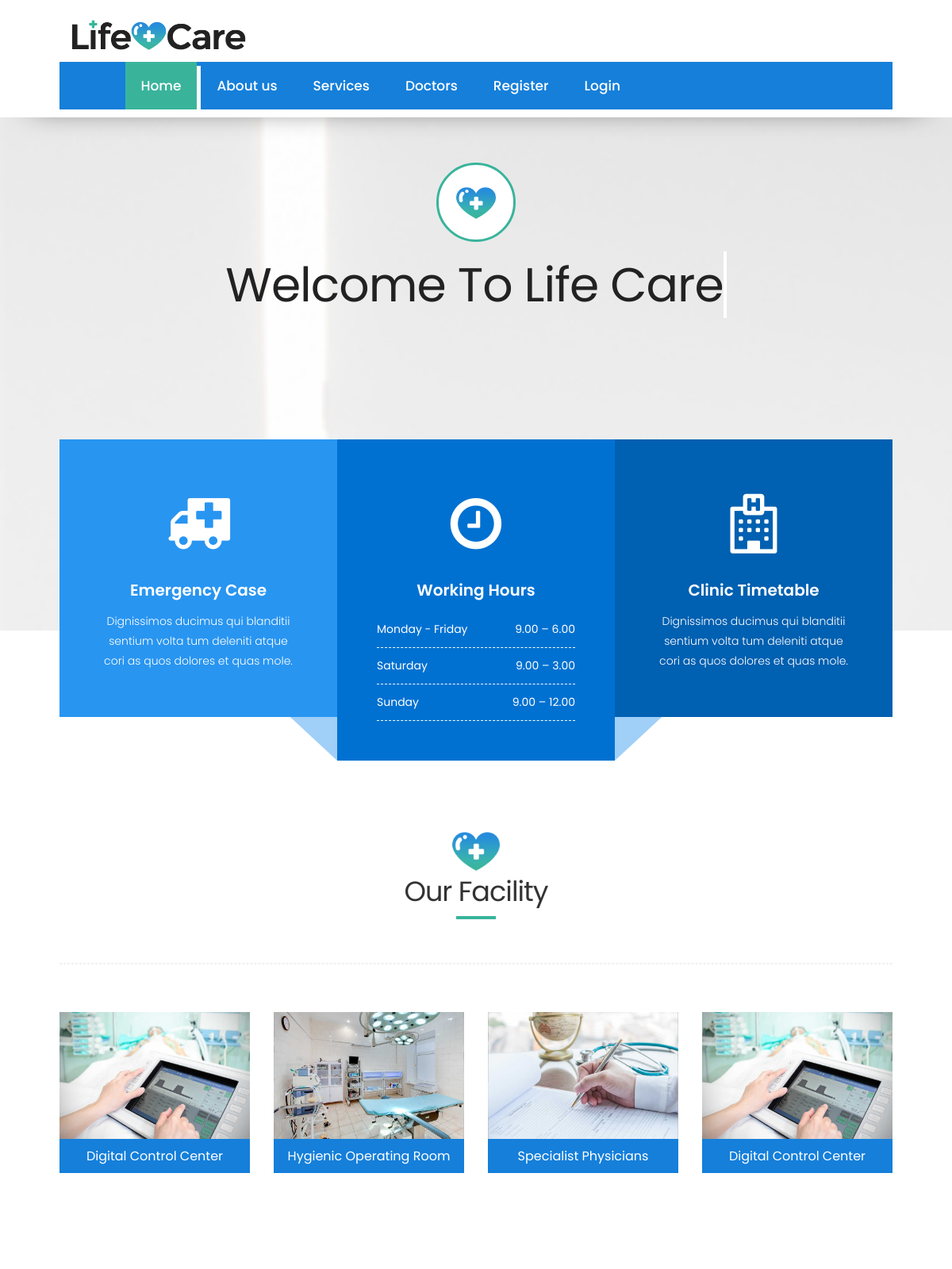
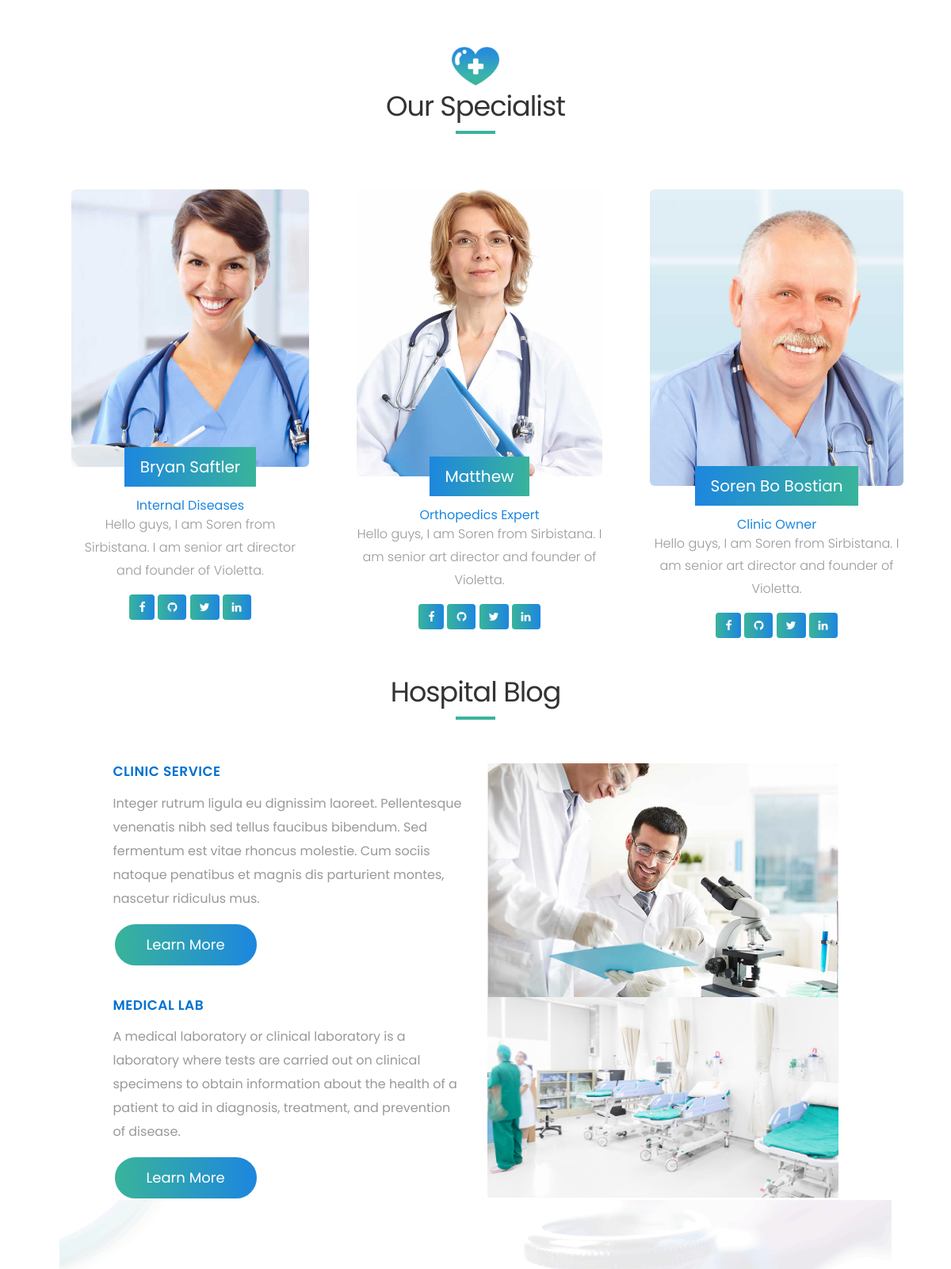
The page / (upper part) on the database its author committed (2 pictures, top to bottom).
### hospital_index_app/models.py (models this page shows, shortened)
class Doctors(models.Model):
    name = models.CharField(max_length=150, unique=True)
    qualification = models.CharField(max_length=150)
    photo = models.ImageField(upload_to='doctor')
    detail = models.TextField()
    class Meta:
        ordering = ('name',)
        verbose_name = 'doctor'
        verbose_name_plural = 'doctors'

class Blog(models.Model):
    name = models.CharField(max_length=250)
    text = models.TextField()
    image = models.ImageField(upload_to='blog')
    class Meta:
        ordering = ('name',)
        verbose_name = 'blog'
        verbose_name_plural = 'blogs'

### hospital_index_app/views.py (the view)
# urls.py: path('', views.index, name='index'),
def index(request):
    doctors_list = Doctors.objects.all()
    blogs = Blog.objects.all()
    return render(request, 'index.html', {'doctors_list': doctors_list, 'blogs': blogs})

### template/index.html (shortened to what this page needs)
{% extends 'base.html' %}
{% load static %}
{% block content %}
      <div id="home" class="parallax first-section wow fadeIn" data-stellar-background-ratio="0.4" style="background-image:url('images/slider-bg.png');">
         <div class="container">
            <div class="row">
               <div class="col-md-12 col-sm-12">
                  <div class="text-contant">
                     <h2>
                        <span class="center"><span class="icon"><img src="{% static 'images/icon-logo.png' %}" alt="#" /></span></span>
                        <a href="" class="typewrite" data-period="2000" data-type='[ "Welcome to Life Care", "We Care Your Health", "We are Expert!" ]'>
                        </a>
                     </h2>
                  </div>
               </div>
            </div>
         </div>
      </div>
               <br>
               <br>
               <br>
               <br>
      <div id="time-table" class="time-table-section">
         <div class="container">
            <div class="col-lg-4 col-md-4 col-sm-12 col-xs-12">
               <div class="row">
                  <div class="service-time one" style="background:#2895f1;">
                     <span class="info-icon"><i class="fa fa-ambulance" aria-hidden="true"></i></span>
                     <h3>Emergency Case</h3>
                     <p>Dignissimos ducimus qui blanditii sentium volta tum deleniti atque cori as quos dolores et quas mole.</p>
                  </div>
               </div>
            </div>
            <div class="col-lg-4 col-md-4 col-sm-12 col-xs-12">
               <div class="row">
                  <div class="service-time middle" style="background:#0071d1;">
                     <span class="info-icon"><i class="fa fa-clock-o" aria-hidden="true"></i></span>
                     <h3>Working Hours</h3>
                     <div class="time-table-section">
                        <ul>
                           <li><span class="left">Monday - Friday</span><span class="right">9.00 – 6.00</span></li>
                           <li><span class="left">Saturday</span><span class="right">9.00 – 3.00</span></li>
                           <li><span class="left">Sunday</span><span class="right">9.00 – 12.00</span></li>
                        </ul>
                     </div>
                  </div>
               </div>
            </div>
            <div class="col-lg-4 col-md-4 col-sm-12 col-xs-12">
               <div class="row">
                  <div class="service-time three" style="background:#0060b1;">
                     <span class="info-icon"><i class="fa fa-hospital-o" aria-hidden="true"></i></span>
                     <h3>Clinic Timetable</h3>
                     <p>Dignissimos ducimus qui blanditii sentium volta tum deleniti atque cori as quos dolores et quas mole.</p>
                  </div>
               </div>
            </div>
         </div>
      </div>
      <div id="about" class="section wow fadeIn">
         <div class="container">
            <div class="heading">
               <span class="icon-logo"><img src="{% static 'images/icon-logo.png' %}" alt="#"></span>
               <h2>Our Facility</h2>
            </div>
            <hr class="hr1">
            <div class="row">
               <div class="col-md-3 col-sm-6 col-xs-12">
                  <div class="service-widget">
                     <div class="post-media wow fadeIn">
                        <img src="{% static 'images/clinic_01.jpg' %}" alt="" class="img-responsive">
                     </div>
                     <h3>Digital Control Center</h3>
                  </div>
               </div>
               <div class="col-md-3 col-sm-6 col-xs-12">
                  <div class="service-widget">
                     <div class="post-media wow fadeIn">
                        <img src="{% static 'images/clinic_02.jpg' %}" alt="" class="img-responsive">
                     </div>
                     <h3>Hygienic Operating Room</h3>
                  </div>
               </div>
               <div class="col-md-3 col-sm-6 col-xs-12">
                  <div class="service-widget">
                     <div class="post-media wow fadeIn">
                        <img src="{% static 'images/clinic_03.jpg' %}" alt="" class="img-responsive">
                     </div>
                     <h3>Specialist Physicians</h3>
                  </div>
               </div>
               <div class="col-md-3 col-sm-6 col-xs-12">
                  <div class="service-widget">
                     <div class="post-media wow fadeIn">
                        <img src="{% static 'images/clinic_01.jpg' %}" alt="" class="img-responsive">
                     </div>
                     <h3>Digital Control Center</h3>
                  </div>
               </div>
            </div>
         </div>
      </div>
	  <div id="doctors" class="parallax section db" data-stellar-background-ratio="0.4" style="background:#fff;" data-scroll-id="doctors" tabindex="-1">
        <div class="container">
		<div class="heading">
               <span class="icon-logo"><img src="{% static 'images/icon-logo.png' %}" alt="#"></span>
               <h2>Our Specialist </h2>
            </div>
        {% for i in doctors_list %}
            <div class="row dev-list text-center">
                <div class="col-lg-4 col-md-4 col-sm-12 col-xs-12 wow fadeIn" data-wow-duration="1s" data-wow-delay="0.2s" style="visibility: visible; animation-duration: 1s; animation-delay: 0.2s; animation-name: fadeIn;">
                    <div class="widget clearfix">
                       <a href="{% url 'hospital_index_app:details' i.id %}" ><img src="{{i.photo.url}}" alt="" class="img-responsive img-rounded"></a>
                        <div class="widget-title">
                            <h3>{{ i.name }}</h3>
                            <small>{{ i.qualification }}</small>
                        </div>
                        <p>{{i.detail}}</p>
                        <div class="footer-social">
                            <a  class="btn grd1"><i class="fa fa-facebook"></i></a>
                            <a  class="btn grd1"><i class="fa fa-github"></i></a>
                            <a class="btn grd1"><i class="fa fa-twitter"></i></a>
                            <a  class="btn grd1"><i class="fa fa-linkedin"></i></a>
                        </div>
                    </div>
                </div>
                {% endfor %}
            </div>
        </div>
      </div>
        <br>
      <div class="container">
         <div class="heading">
            <h2>Hospital Blog</h2>
         </div>
          {% for k in blogs %}
            <div class="row">
               <div class="col-md-6">
                  <div class="message-box">
                     <h4>{{k.name}}</h4>
                     <p class="lead">{{k.text}}</p>
                     <a href="{% url 'hospital_index_app:blog_details' k.id %}" data-scroll class="btn btn-light btn-radius btn-brd grd1 effect-1">Learn More</a>
                  </div>
               </div>
               <div class="col-md-6">
                  <div class="post-media wow fadeIn">
                     <img src="{{k.image.url}}" alt="" class="img-responsive">
                  </div>
               </div>
            </div>
               {% endfor %}
            </div>
      <div id="testimonials" class="section wb wow fadeIn">
      </div>
{% endblock %}

### static/style.css (style rules this page uses)
body { color: #999; font-size: 15px; font-family: 'Source Sans Pro', sans-serif; line-height: 1.80857; }
a { color: #1f1f1f; text-decoration: none !important; outline: none !important; -webkit-transition: all .3s ease-in-out; -moz-transition: all .3s ease-in-out; -ms-transition: all .3s ease-in-out; -o-transition: all .3s ease-in-out; transition: all .3s ease-in-out; }
h1, h2, h3, h4, h5, h6 { letter-spacing: 0; font-weight: normal; position: relative; padding: 0 0 10px 0; font-weight: normal; line-height: 120% !important; color: #1f1f1f; margin: 0 }
h2 { font-size: 22px }
h3 { font-size: 18px }
h4 { font-size: 16px }
h1 a, h2 a, h3 a, h4 a, h5 a, h6 a { color: #212121; text-decoration: none!important; opacity: 1 }
a { color: #1f1f1f; text-decoration: none; outline: none; }
a, .btn { text-decoration: none !important; outline: none !important; -webkit-transition: all .3s ease-in-out; -moz-transition: all .3s ease-in-out; -ms-transition: all .3s ease-in-out; -o-transition: all .3s ease-in-out; transition: all .3s ease-in-out; }
.lead { font-size: 18px; line-height: 30px; color: #767676; margin: 0; padding: 0; }
.parallax { background-attachment: fixed; background-size: cover; height: 100%; padding: 120px 0; position: relative; width: 100%; }
.section { display: block; position: relative; overflow: hidden; padding: 120px 0; }
.section.wb { background-color: #ffffff; }
.section.db { background-color: #1f1f1f; }
.first-section { display: block; position: relative; overflow: hidden; padding: 16em 0 13em; }
.first-section h2 { color: #ffffff; font-size: 68px; font-weight: 300; text-transform: capitalize; display: block; margin: 0; padding: 0 0 30px; position: relative; }
.section.colorsection p, .section.colorsection h3, .section.db h3 { color: #ffffff; }
.effect-1 { display: inline-block; cursor: pointer; text-align: center; position: relative; text-decoration: none; z-index: 1; }
.effect-1:after { pointer-events: none; position: absolute; width: 100%; height: 100%; border-radius: 50%; content: ''; -webkit-box-sizing: content-box; -moz-box-sizing: content-box; box-sizing: content-box; }
.effect-1 { -webkit-transition: background 0.2s, color 0.2s; -moz-transition: background 0.2s, color 0.2s; transition: background 0.2s, color 0.2s; }
.effect-1:after { top: -7px; left: -7px; padding: 7px; box-shadow: 0 0 0 2px #2750ff; -webkit-transition: -webkit-transform 0.2s, opacity 0.2s; -webkit-transform: scale(.8); -moz-transition: -moz-transform 0.2s, opacity 0.2s; -moz-transform: scale(.8); -ms-transform: scale(.8); transition: transform 0.2s, opacity 0.2s; transform: scale(.8); opacity: 0; }
.effect-1:after { -webkit-transform: scale(1.2); -moz-transform: scale(1.2); -ms-transform: scale(1.2); transform: scale(1.2); }
.service-widget h3 { font-size: 21px; color: #ffffff; padding: 20px 0 12px; margin: 0; }
.message-box h4 { text-transform: uppercase; padding: 0; margin: 0 0 5px; font-weight: 600; letter-spacing: 0.5px; font-size: 15px; color: #999; }
.message-box p { margin-bottom: 20px; }
.message-box .lead { padding-top: 10px; font-size: 19px; font-style: italic; color: #999; padding-bottom: 0; }
.post-media { position: relative; }
.post-media img { width: 100%; }
hr.hr1 { position: relative; margin: 60px 0; border: 1px dashed #f2f3f5; }
.btn { border: 0 !important; }
.nav-pills, .effect-1:after, .nav-pills > li > a, .global-radius, .btn-brd { -webkit-border-radius: 100px; -moz-border-radius: 100px; border-radius: 100px; }
.btn-light { padding: 13px 40px; font-size: 18px; border: 2px solid #ffffff !important; color: #ffffff; background-color: transparent; }

### static/css/colors.css (style rules this page uses)
.icon_wrap:hover, .nav-pills > li.active > a, .nav-pills > li.active > a:focus, .nav-pills > li.active > a:hover, .icon-wrapper:hover i, .grd1 { color: #ffffff; background: #db00ce; background: -moz-linear-gradient(left, #db00ce 0%, #2750ff 100%); background: -webkit-linear-gradient(left, #db00ce 0%, #2750ff 100%); background: linear-gradient(to right, #db00ce 0%, #2750ff 100%); filter: progid: DXImageTransform.Microsoft.gradient( startColorstr='#db00ce', endColorstr='#2750ff', GradientType=1); }

### static/css/responsive.css (style rules this page uses)
@media (max-width: 1200px) { .container { width: 90%; } }
@media (max-width: 1200px) { .first-section h2 { font-size: 48px; } }

### rows shown on the page
Doctors: photo (picture), name "Bryan Saftler", qualification "Internal Diseases", detail "Hello guys, I am Soren from Sirbistana. I am senior art director and founder of Violetta."
Doctors: photo (picture), name "Matthew", qualification "Orthopedics Expert", detail "Hello guys, I am Soren from Sirbistana. I am senior art director and founder of Violetta."
Doctors: photo (picture), name "Soren Bo Bostian", qualification "Clinic Owner", detail "Hello guys, I am Soren from Sirbistana. I am senior art director and founder of Violetta."
Blog: name "CLINIC SERVICE", text "Integer rutrum ligula eu dignissim laoreet. Pellentesque venenatis nibh sed tellus faucibus bibendum. Sed fermentum est vitae rhoncus molestie. Cum sociis natoque penatibus et magnis dis parturient montes, nascetur ridiculus mus.", image (picture)
Blog: name "MEDICAL LAB", text "A medical laboratory or clinical laboratory is a laboratory where tests are carried out on clinical specimens to obtain information about the health of a patient to aid in diagnosis, treatment, and prevention of disease.", image (picture)
